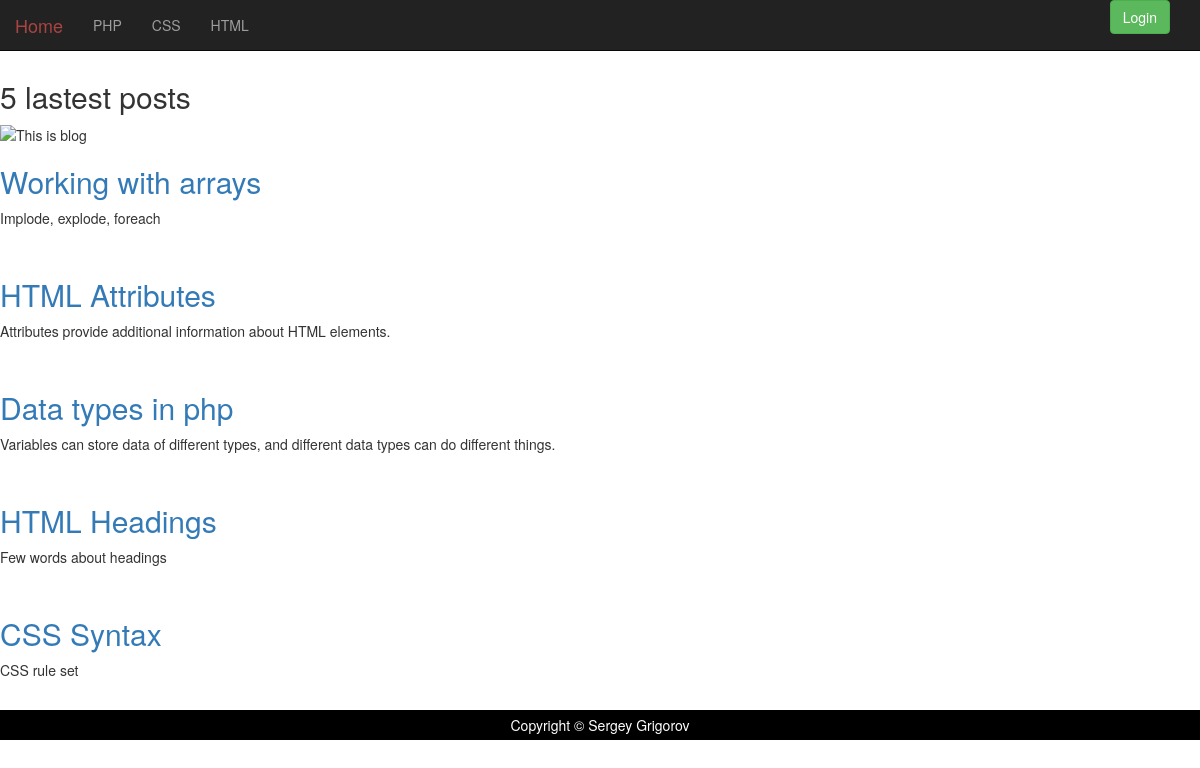
The page / on the database its author committed.
### tables this page shows
CREATE TABLE IF NOT EXISTS `post` (
  `id` int(11) NOT NULL AUTO_INCREMENT,
  `title` varchar(255) NOT NULL,
  `category_id` int(11) NOT NULL,
  `description` tinytext NOT NULL,
  `text` text NOT NULL,
  `author_id` int(11) NOT NULL,
  `create_at` timestamp NULL DEFAULT NULL,
  `update_at` timestamp NULL DEFAULT NULL,
  PRIMARY KEY (`id`)
);

### index.php (the view, shortened to what this page needs)
<?php
require_once 'menu.php';
?>
<!DOCTYPE html>
<html lang="en">
<head>
<link rel="stylesheet" href="http://maxcdn.bootstrapcdn.com/bootstrap/3.3.4/css/bootstrap.min.css">
	</head>
<body>
<nav class="navbar navbar-inverse navbar-fixed-top">
  <div class="container-fluid">
    <div class="navbar-header">
      <a class="navbar-brand" href="index.php" data-toggle="tooltip" title="Return Home" ><p class="text-danger">Home</p></a>
    </div>
<div class="container-fluid">
     <a data-toggle="modal" href="login.php?" class="btn btn pull-right btn-success">Login</a>
      </div>
		</div>
	</nav>
	<br />
	<br />
		<h2>5 lastest posts</h2>
		<img src="http://img2.wikia.nocookie.net/__cb20120912061448/oldschool/ru/images/9/94/Yoba.png" alt="This is blog" width="250" height="280"/>
    <?php
	$conn = new mysqli (SERVERNAME, USERNAME, PASSWORD, DBNAME );
	$sql = "SELECT id, title, description FROM post order by id DESC limit 5  ";
	$result = $conn->query ( $sql );
	$rows = $result->num_rows;
		for ($j = 0 ; $j < $rows ; ++$j)
			{
				$result->data_seek($j);
				$row = $result->fetch_array(MYSQLI_ASSOC);
				$post_id = $row['id'];
				$post_title = $row['title'];
				$post_description = $row['description'];
				echo "<div>";
				echo " <h2> <a href='post.php?id=$post_id'>$post_title</a> </h2>" ;
				echo "<p>$post_description</p>";
				echo "</div>";
				echo "<br />";
			}
				?>
    <div id="footer">
 Copyright © Sergey Grigorov
</div>
</body>
</html>

### index.php (style rules this page uses)
html,body { height:100%; }
#footer { background-color:black; bottom: 0; width:100%; color:white; clear:both; text-align:center; padding:5px; }

### rows shown on the page
post: title "Working with arrays", description "Implode, explode, foreach"
post: title "HTML Attributes", description "Attributes provide additional information about HTML elements."
post: title "Data types in php", description "Variables can store data of different types, and different data types can do different things."
post: title "HTML Headings", description "Few words about headings"
post: title "CSS Syntax", description "CSS rule set"

### other values the page prints
$value "PHP"
$value "CSS"
$value "HTML"
